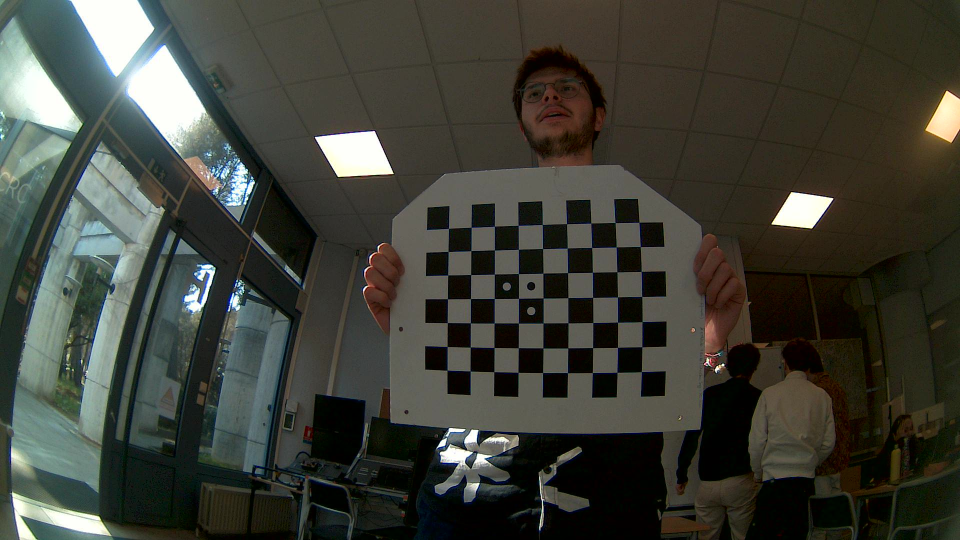
#> input picture SLAM/calibration/WIN_20260323_15_29_54_Pro.jpg, 1920 x 1080 px (shown at 1/2 size); its folder holds 5 pictures in this run
$ python calibration.py
#> lines starting #> are read from the running program, lines starting #| are printed output that depends on the picture; after the words box and inside, x2 and y2 are one past the last pixel; in counts of white or black regions, pixels touching at a corner belong together
import numpy as np
import cv2
import glob

# termination criteria
criteria = (cv2.TERM_CRITERIA_EPS + cv2.TERM_CRITERIA_MAX_ITER, 30, 0.001)

# prepare object points, like (0,0,0), (1,0,0), (2,0,0) ....,(6,5,0)
objp = np.zeros((7*9,3), np.float32)
objp[:,:2] = np.mgrid[0:9,0:7].T.reshape(-1,2)

# Arrays to store object points and image points from all the images.
objpoints = [] # 3d point in real world space
imgpoints = [] # 2d points in image plane.
images = glob.glob('SLAM/calibration/*.jpg')
print(images)
i=0
for fname in images:
    img = cv2.imread(fname)
#> img is the input picture: shape (1080, 1920, 3); mean B, G, R 56.1, 64.3, 62.9
    gray = cv2.cvtColor(img, cv2.COLOR_BGR2GRAY)
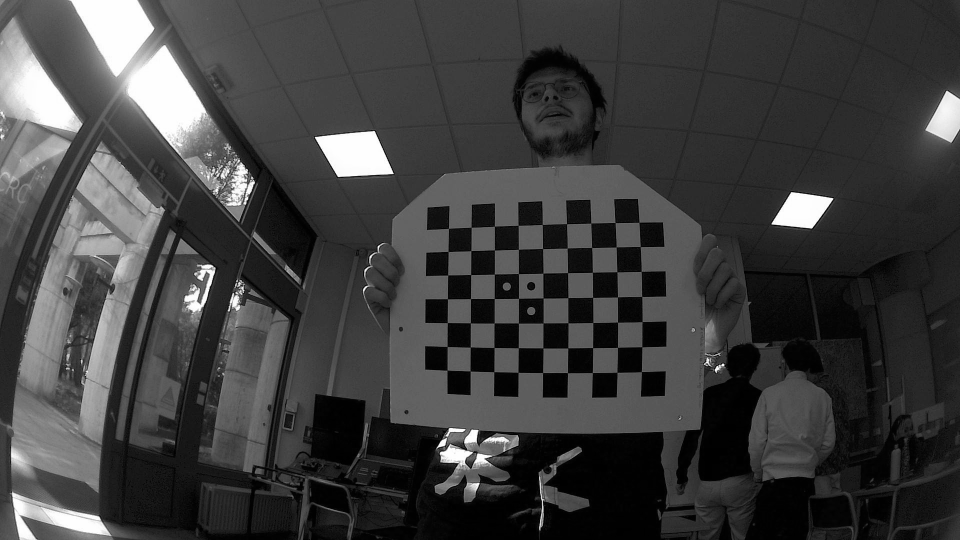
#> gray: shape (1080, 1920) (shown at 1/2 size); min 0, max 255, mean 62.9
    # cv2.imshow('img', img)
    # cv2.waitKey(500)
    # Find the chess board corners
    ret, corners = cv2.findChessboardCorners(gray, (9,7), None)
#> ret = True; corners = 63 rows, first 8: [897.4, 457.3], [942.7, 454.9], [989.4, 452.8], [1036.7, 451.2], [1084.9, 449.5], [1133.5, 447.8], [1182.4, 446.6], [1230.9, 445.6]

    # If found, add object points, image points (after refining them)
    if ret == True:
        i +=1
        objpoints.append(objp)

        corners2 = cv2.cornerSubPix(gray,corners, (11,11), (-1,-1), criteria)
#> corners2 = 63 rows, first 8: [897.4, 457.2], [942.7, 454.8], [989.2, 452.7], [1036.7, 450.9], [1084.8, 449.5], [1133.5, 447.9], [1182.2, 446.5], [1230.6, 445.6]
        imgpoints.append(corners2)

        # Draw and display the corners
        cv2.drawChessboardCorners(img, (9,7), corners2, ret)
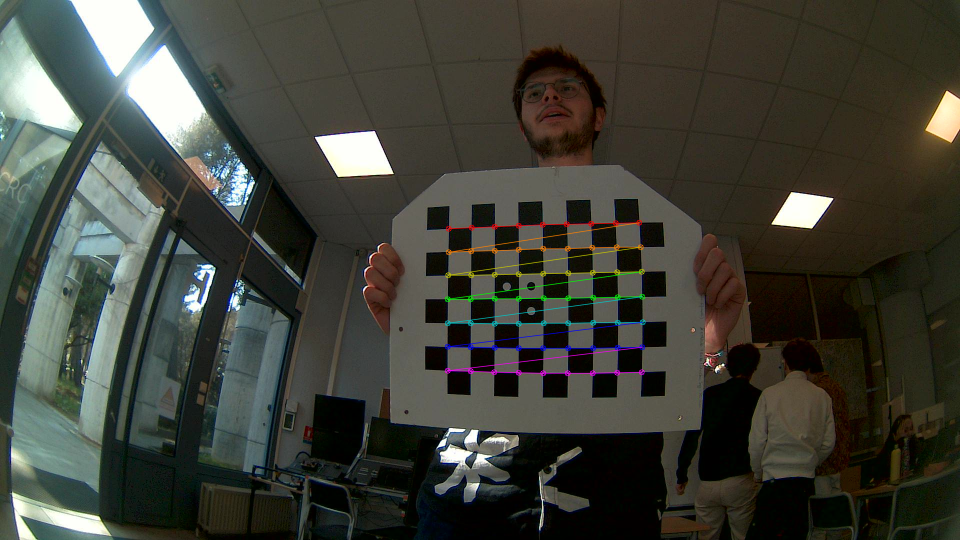
#> img: shape (1080, 1920, 3) (shown at 1/2 size); 0.97% of pixels changed, all inside (x1, y1, x2, y2) = (889, 439, 1292, 753)
#> pass 2 of the loop `for fname in images:`:
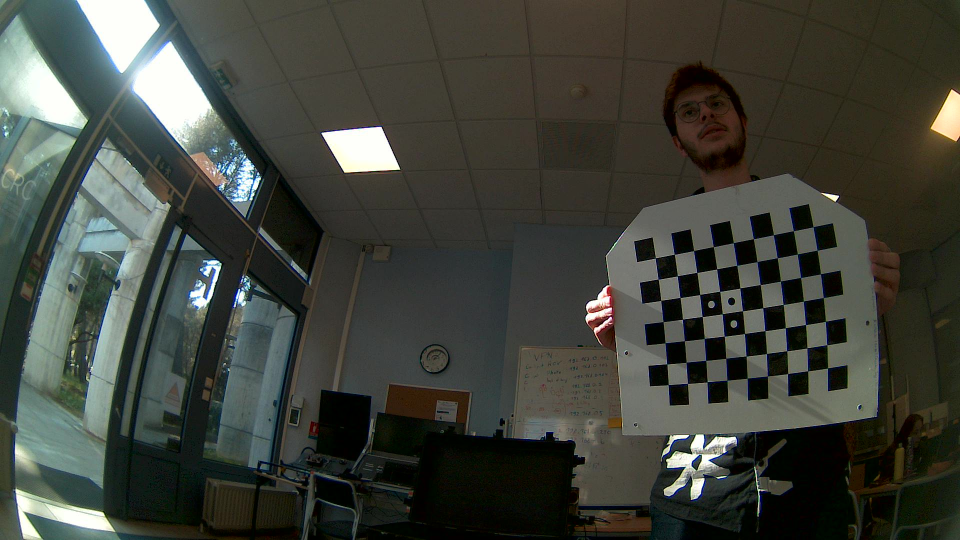
#> input picture SLAM/calibration/WIN_20260323_15_29_58_Pro.jpg, 1920 x 1080 px (shown at 1/2 size)
#> img is the input picture: shape (1080, 1920, 3); mean B, G, R 59.6, 67.1, 64
#> `gray = cv2.cvtColor(img, cv2.COLOR_BGR2GRAY)`:
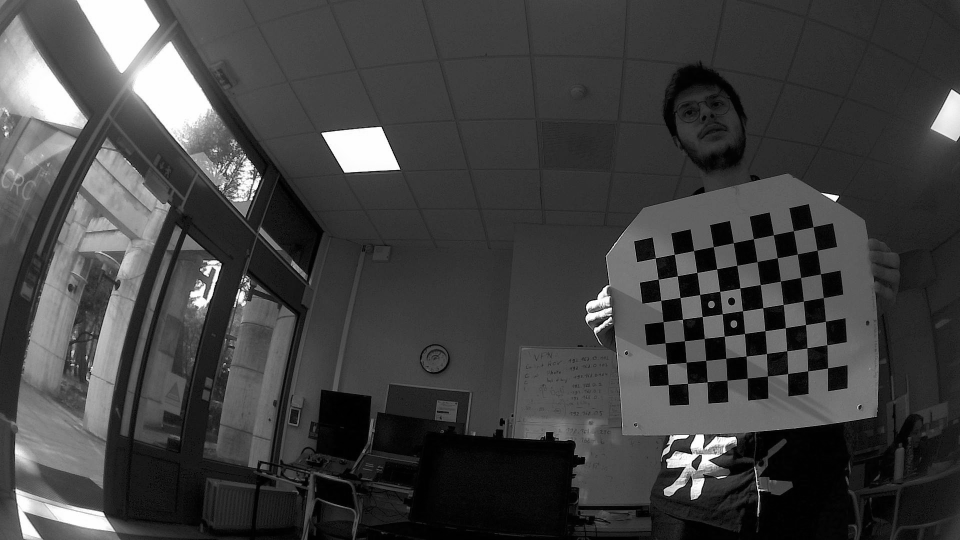
#> gray: shape (1080, 1920) (shown at 1/2 size); min 0, max 255, mean 65.4
#> corners = 63 rows, first 8: [1311.1, 516.3], [1349, 509], [1387.5, 501.5], [1427.2, 493.7], [1467, 486], [1507.3, 477.8], [1547.3, 470], [1587.1, 462]
#> corners2 = 63 rows, first 8: [1310.9, 516.4], [1348.8, 508.9], [1387.6, 501.6], [1427.2, 493.8], [1467, 485.9], [1507.3, 477.9], [1547.2, 469.9], [1587.2, 461.8]
#> `cv2.drawChessboardCorners(img, (9,7), corners2, ret)`:
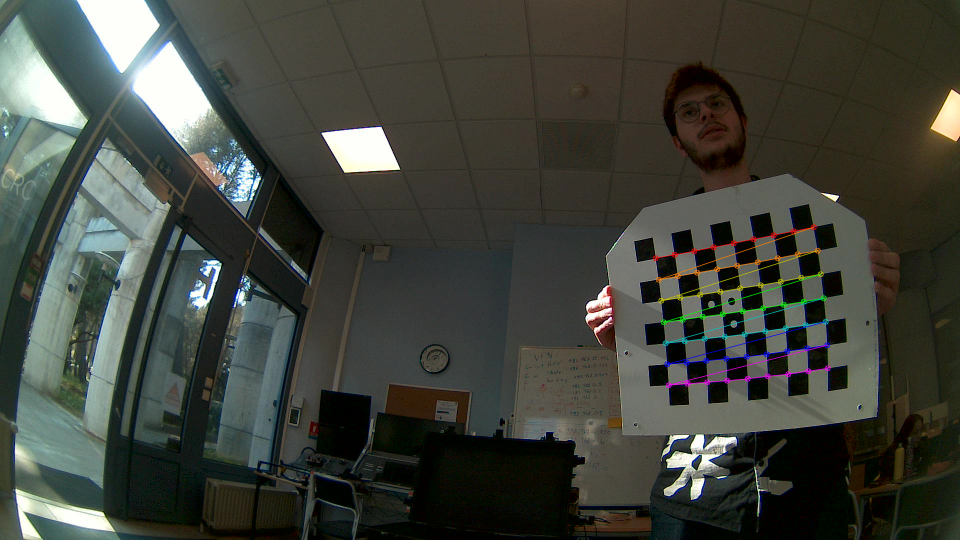
#> img: shape (1080, 1920, 3) (shown at 1/2 size); 0.83% of pixels changed, all inside (x1, y1, x2, y2) = (1305, 448, 1662, 777)
#> pass 3 of the loop `for fname in images:`:
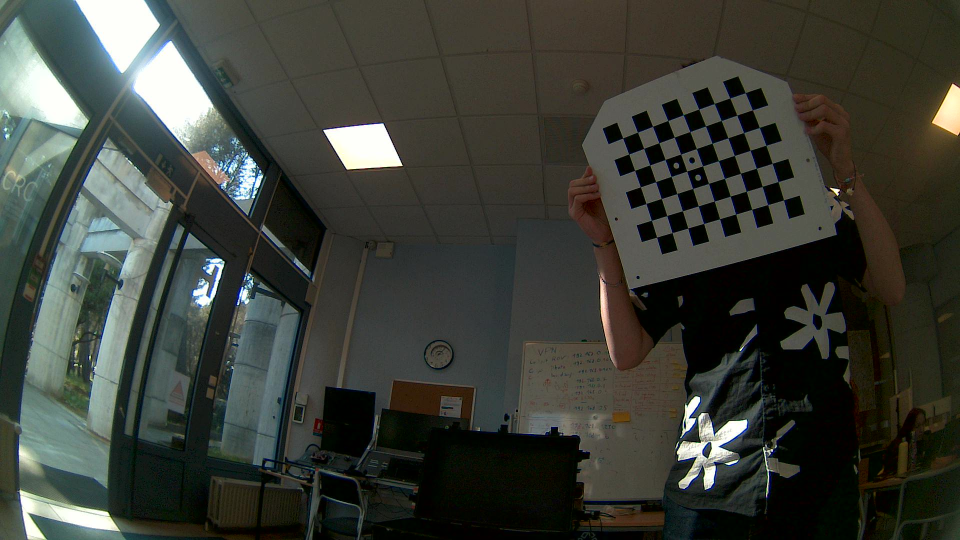
#> input picture SLAM/calibration/WIN_20260323_15_30_00_Pro.jpg, 1920 x 1080 px (shown at 1/2 size)
#> img is the input picture: shape (1080, 1920, 3); mean B, G, R 55.9, 63, 59.8
#> `gray = cv2.cvtColor(img, cv2.COLOR_BGR2GRAY)`:
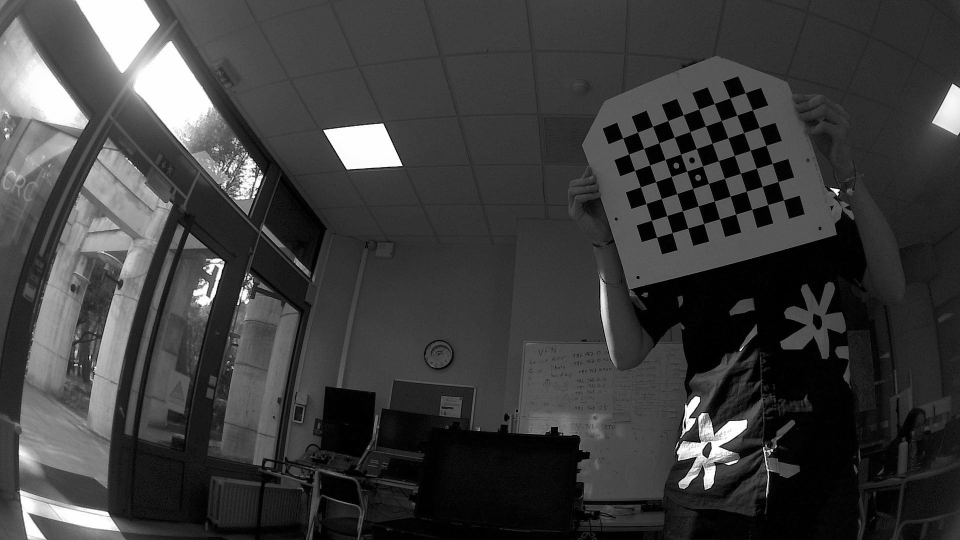
#> gray: shape (1080, 1920) (shown at 1/2 size); min 0, max 255, mean 61.2
#> corners = 63 rows, first 8: [1245.7, 276.5], [1275.5, 265], [1305.4, 253.3], [1336.1, 241.3], [1367.3, 229.9], [1397.9, 218.7], [1429, 207.5], [1460, 196.7]
#> corners2 = 63 rows, first 8: [1245.8, 276.5], [1275.4, 264.6], [1305.6, 253.2], [1336.2, 241.4], [1366.9, 229.9], [1397.9, 218.6], [1429, 207.4], [1460, 196.4]
#> `cv2.drawChessboardCorners(img, (9,7), corners2, ret)`:
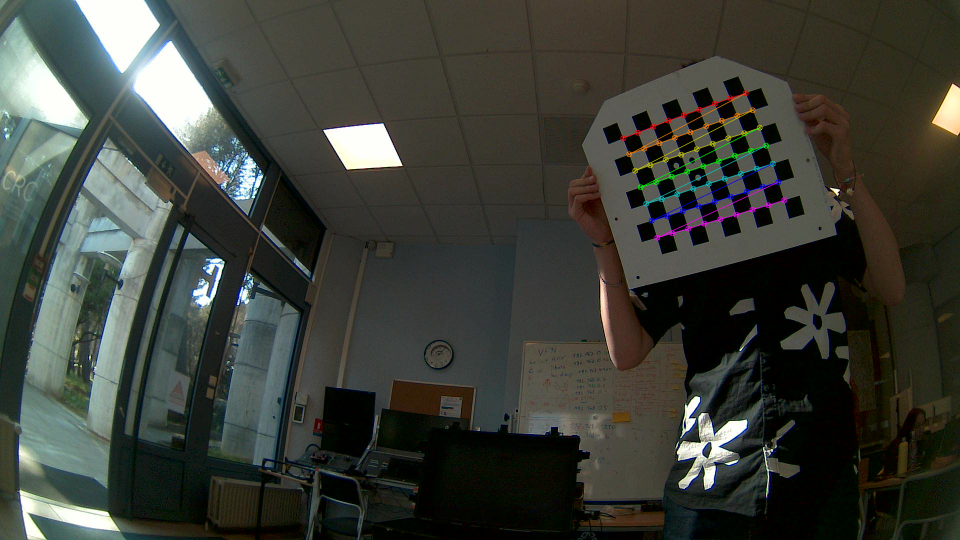
#> img: shape (1080, 1920, 3) (shown at 1/2 size); 0.7% of pixels changed, all inside (x1, y1, x2, y2) = (1240, 180, 1575, 482)
#> the loop made 5 passes; the first 3 are shown
        # cv2.imshow('img', img)
        # cv2.waitKey(100)
print(len(images)-i)
cv2.destroyAllWindows()
ret, mtx, dist, rvecs, tvecs = cv2.calibrateCamera(objpoints, imgpoints, gray.shape[::-1], None, None)

img = cv2.imread('SLAM/calibration/WIN_20260323_15_47_05_Pro.jpg')
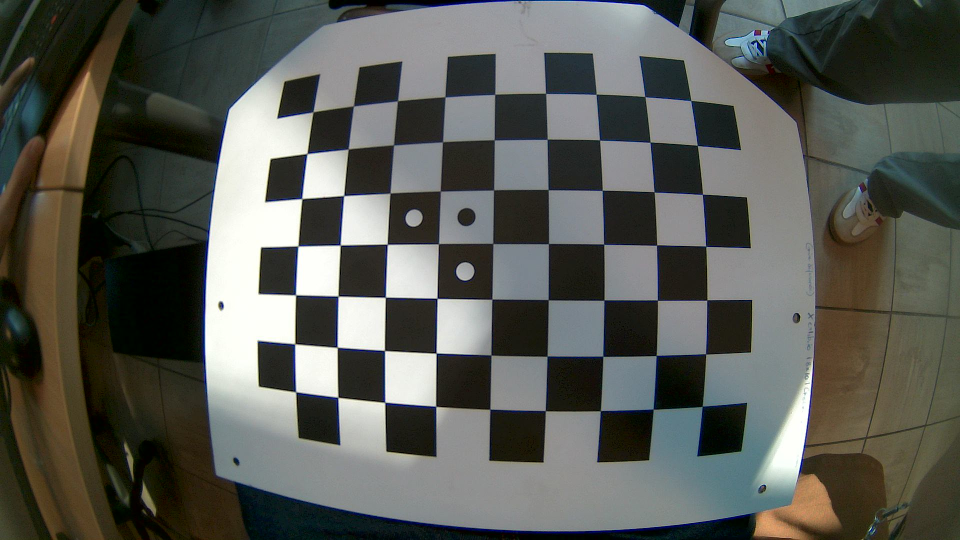
#> input picture SLAM/calibration/WIN_20260323_15_47_05_Pro.jpg, 1920 x 1080 px, found by its file name (shown at 1/2 size)
#> img is the input picture: shape (1080, 1920, 3); mean B, G, R 83.8, 89.9, 88.1
h,  w = img.shape[:2]
#> h = 1080; w = 1920
newcameramtx, roi = cv2.getOptimalNewCameraMatrix(mtx, dist, (w,h), 1, (w,h))
# undistort
dst = cv2.undistort(img, mtx, dist, None, newcameramtx)
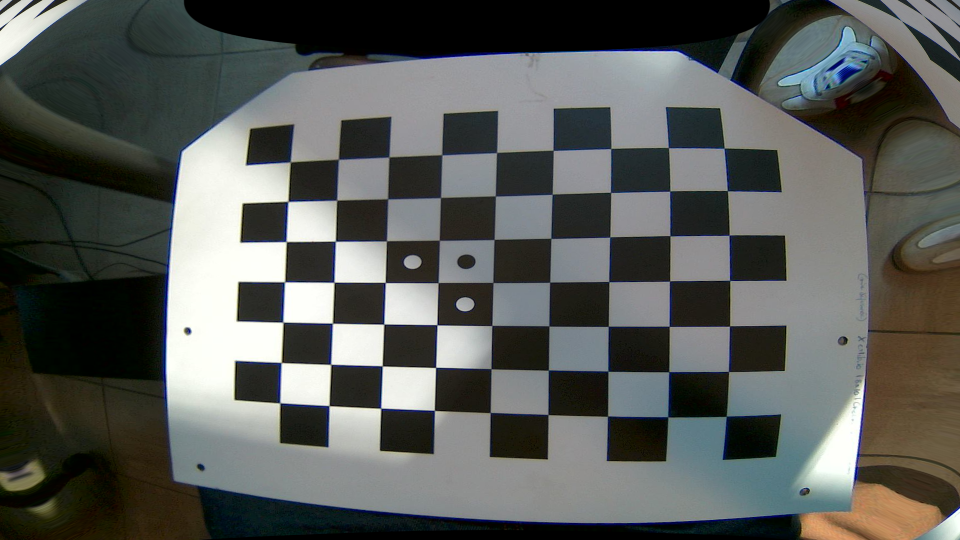
#> dst: shape (1080, 1920, 3) (shown at 1/2 size); mean B, G, R 87.2, 90.6, 88.2

# crop the image
x, y, w, h = roi
print(np.shape(dst))
#| (1080, 1920, 3)
dst = dst[y:y+h, x:x+w]
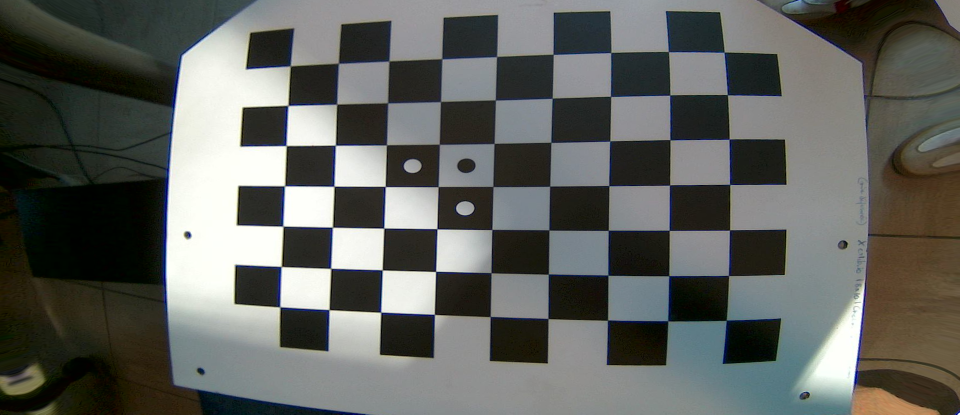
#> dst: shape (829, 1919, 3) (shown at 1/2 size); mean B, G, R 93.9, 98.1, 96.2
cv2.namedWindow('image corrigee', cv2.WINDOW_KEEPRATIO)
cv2.namedWindow('image originale', cv2.WINDOW_KEEPRATIO)
cv2.imshow('image originale',img)
cv2.imshow('image corrigee',dst)
cv2.waitKey()
cv2.imwrite('image corrigee',dst)
